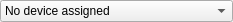
<?xml version="1.0" encoding="UTF-8"?>
<ui version="4.0">
 <class>TelecontrolSelectionComboBox</class>
 <widget class="QWidget" name="TelecontrolSelectionComboBox">
  <property name="geometry">
   <rect>
    <x>0</x>
    <y>0</y>
    <width>233</width>
    <height>20</height>
   </rect>
  </property>
  <property name="windowTitle">
   <string>Form</string>
  </property>
  <layout class="QVBoxLayout" name="verticalLayout_2">
   <property name="spacing">
    <number>0</number>
   </property>
   <property name="leftMargin">
    <number>0</number>
   </property>
   <property name="topMargin">
    <number>0</number>
   </property>
   <property name="rightMargin">
    <number>0</number>
   </property>
   <property name="bottomMargin">
    <number>0</number>
   </property>
   <item>
    <widget class="QComboBox" name="availableDevices">
     <item>
      <property name="text">
       <string>No device assigned</string>
      </property>
     </item>
    </widget>
   </item>
  </layout>
 </widget>
 <resources/>
 <connections/>
</ui>
